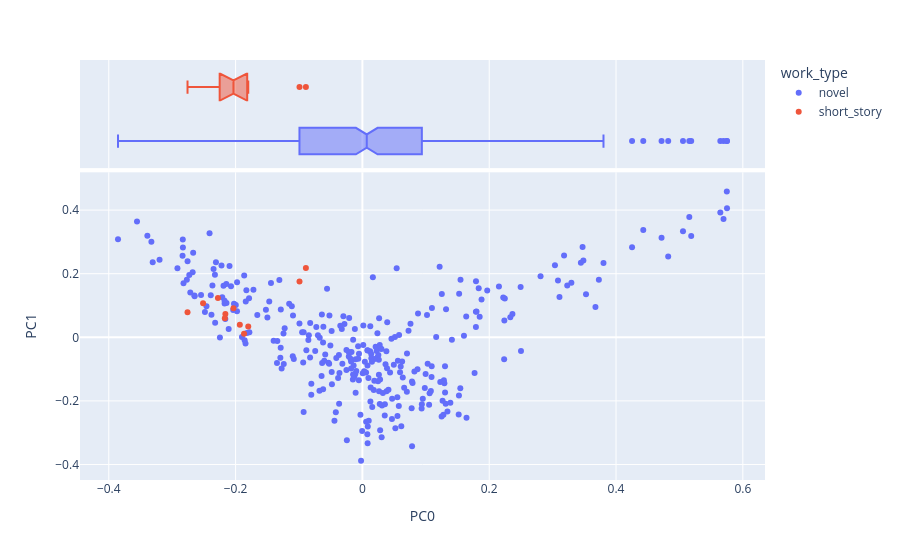

The notebook cell saved with this chart:
### Code cell
# MAY NOT NEED ALL OF THESE

# create a scatterplot of documents in the space created by the first 2 components
# coloring the points by work_type

px.scatter(
    data_frame = DCM.join(DOC).reset_index(),
    x = 'PC0', # first PC
    y = 'PC1', # second PC
    color = 'work_type', # color by work_type
    hover_name = 'label', # use concat string for hover info
    hover_data=['sleuth', 'pub_year_original'], # add more hover data
    marginal_x = 'box' # add boxplot to x axis
)

### Figure 1 — Plotly figure (JSON) as saved in the notebook; plotly's stock layout.template omitted (floating-point values rounded to 4 significant figures; data arrays with more than 128 entries replaced by an {"elided": "..."} marker saying what was removed)
{"data": [{"customdata": {"elided": "314x2 mixed values"}, "hovertemplate": "<b>%{hovertext}</b><br><br>work_type=novel<br>PC0=%{x}<br>PC1=%{y}<br>sleuth=%{customdata[0]}<br>pub_year_original=%{customdata[1]}<extra></extra>", "hovertext": {"elided": "314 str values"}, "legendgroup": "novel", "marker": {"color": "#636efa", "symbol": "circle"}, "mode": "markers", "name": "novel", "orientation": "v", "showlegend": true, "type": "scatter", "x": {"elided": "314 float values"}, "xaxis": "x", "y": {"elided": "314 float values"}, "yaxis": "y"}, {"alignmentgroup": "True", "customdata": {"elided": "314x2 mixed values"}, "hovertemplate": "<b>%{hovertext}</b><br><br>work_type=novel<br>PC0=%{x}<br>sleuth=%{customdata[0]}<br>pub_year_original=%{customdata[1]}<extra></extra>", "hovertext": {"elided": "314 str values"}, "legendgroup": "novel", "marker": {"color": "#636efa", "symbol": "circle"}, "name": "novel", "notched": true, "offsetgroup": "novel", "showlegend": false, "type": "box", "x": {"elided": "314 float values"}, "xaxis": "x2", "yaxis": "y2"}, {"customdata": [["Hercule Poirot", 1923], ["Hercule Poirot", 1923], ["Hercule Poirot", 1923], ["Hercule Poirot", 1923], ["Hercule Poirot", 1923], ["Hercule Poirot", 1923], ["Hercule Poirot", 1923], ["Hercule Poirot", 1923], ["Hercule Poirot", 1923], ["Hercule Poirot", 1923], ["Hercule Poirot", 1923]], "hovertemplate": "<b>%{hovertext}</b><br><br>work_type=short_story<br>PC0=%{x}<br>PC1=%{y}<br>sleuth=%{customdata[0]}<br>pub_year_original=%{customdata[1]}<extra></extra>", "hovertext": ["the-adventure-of-the-cheap-flat ch.1", "the-adventure-of-the-egyptian-tomb ch.1", "the-adventure-of-the-italian-nobleman ch.1", "the-adventure-of-the-western-star ch.1", "the-case-of-the-missing-will ch.1", "the-disappearance-of-mr-davenheim ch.1", "the-jewel-robbery-at-the-grand-metropolitan ch.1", "the-kidnapped-prime-minister ch.1", "the-million-dollar-bond-robbery ch.1", "the-mystery-of-hunters-lodge ch.1", "the-tragedy-at-marsdon-manor ch.1"], "legendgroup": "short_story", "marker": {"color": "#EF553B", "symbol": "circle"}, "mode": "markers", "name": "short_story", "orientation": "v", "showlegend": true, "type": "scatter", "x": [-0.2034, -0.2161, -0.1867, -0.08911, -0.18, -0.2513, -0.2758, -0.0992, -0.2278, -0.1933, -0.217], "xaxis": "x", "y": [0.09119, 0.07353, 0.01131, 0.2179, 0.03378, 0.1073, 0.07868, 0.1751, 0.1238, 0.03951, 0.0598], "yaxis": "y"}, {"alignmentgroup": "True", "customdata": [["Hercule Poirot", 1923], ["Hercule Poirot", 1923], ["Hercule Poirot", 1923], ["Hercule Poirot", 1923], ["Hercule Poirot", 1923], ["Hercule Poirot", 1923], ["Hercule Poirot", 1923], ["Hercule Poirot", 1923], ["Hercule Poirot", 1923], ["Hercule Poirot", 1923], ["Hercule Poirot", 1923]], "hovertemplate": "<b>%{hovertext}</b><br><br>work_type=short_story<br>PC0=%{x}<br>sleuth=%{customdata[0]}<br>pub_year_original=%{customdata[1]}<extra></extra>", "hovertext": ["the-adventure-of-the-cheap-flat ch.1", "the-adventure-of-the-egyptian-tomb ch.1", "the-adventure-of-the-italian-nobleman ch.1", "the-adventure-of-the-western-star ch.1", "the-case-of-the-missing-will ch.1", "the-disappearance-of-mr-davenheim ch.1", "the-jewel-robbery-at-the-grand-metropolitan ch.1", "the-kidnapped-prime-minister ch.1", "the-million-dollar-bond-robbery ch.1", "the-mystery-of-hunters-lodge ch.1", "the-tragedy-at-marsdon-manor ch.1"], "legendgroup": "short_story", "marker": {"color": "#EF553B", "symbol": "circle"}, "name": "short_story", "notched": true, "offsetgroup": "short_story", "showlegend": false, "type": "box", "x": [-0.2034, -0.2161, -0.1867, -0.08911, -0.18, -0.2513, -0.2758, -0.0992, -0.2278, -0.1933, -0.217], "xaxis": "x2", "yaxis": "y2"}], "layout": {"legend": {"title": {"text": "work_type"}, "tracegroupgap": 0}, "margin": {"t": 60}, "xaxis": {"anchor": "y", "domain": [0, 1], "title": {"text": "PC0"}}, "xaxis2": {"anchor": "y2", "domain": [0, 1], "matches": "x", "showgrid": true, "showticklabels": false}, "yaxis": {"anchor": "x", "domain": [0, 0.7326], "title": {"text": "PC1"}}, "yaxis2": {"anchor": "x2", "domain": [0.7426, 1], "matches": "y2", "showgrid": false, "showline": false, "showticklabels": false, "ticks": ""}}}
